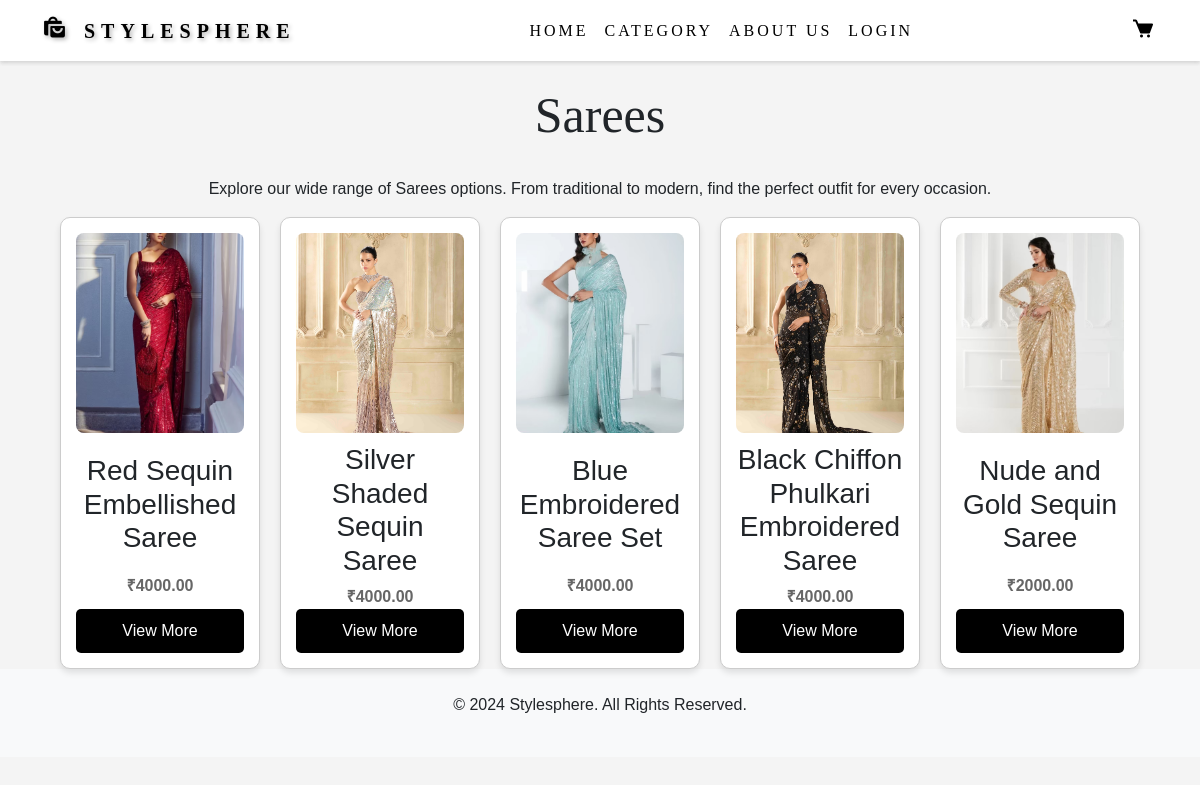
Page /categoryviewpage/4 on the committed database.
### styleapp/models.py (models this page shows, shortened)
class Category(models.Model):
    name = models.CharField(max_length=50, unique=True)
    image = models.ImageField(upload_to='category_images/', null=True, blank=True)

class Clothes(models.Model):
    name = models.CharField(max_length=255)
    description = models.TextField()
    price = models.DecimalField(max_digits=10, decimal_places=2)
    stock = models.IntegerField(default=100)
    category = models.ForeignKey(Category, on_delete=models.CASCADE)
    image = models.ImageField(upload_to='clothes_images/')

### styleapp/views.py (the view)
# urls.py: path('categoryviewpage/<int:a>',views.categoryviewpage,name='categoryviewpage'),
def categoryviewpage(request,a):
    if request.user.is_authenticated:
        current = request.user.id
        user_det = User.objects.get(id=current)
        cate = Category.objects.get(id=a)
        cloth = Clothes.objects.filter(category_id = a)
        return render(request,"categoryview.html",{'category':cate,'User':user_det,'cloths':cloth})
    else:
        cate = Category.objects.get(id=a)
        cloth = Clothes.objects.filter(category_id = a)
        return render(request,"categoryview.html",{'category':cate,'cloths':cloth})

### templates/categoryview.html (shortened to what this page needs)
<!DOCTYPE html>
<html lang="en">
<head>
    {% load static %}
    <link href="https://cdnjs.cloudflare.com/ajax/libs/bootstrap/5.3.0/css/bootstrap.min.css" rel="stylesheet">
    <link href="https://unpkg.com/boxicons@2.1.4/css/boxicons.min.css" rel="stylesheet">
    <link rel="stylesheet" href="{% static 'css/styles.css' %}?v=1.0">
</head>
<body>
    <header class="bg-white shadow-sm">
        <nav class="navbar navbar-expand-lg navbar-light bg-white shadow-sm">
            <div class="container">
                <a href="{% url 'index' %}" class="navbar-brand logo" style="text-decoration: none; color: black; font-size: 20px;">
                    <i class='bx bxs-shopping-bags' style="font-size: 25px;"></i> Stylesphere
                </a>
                <div class="collapse navbar-collapse" id="navbarNav">
                    <ul class="navbar-nav mx-auto">
                        <li class="nav-item"><a href="{% url 'index' %}" class="nav-link" style="color: black;">Home</a></li>
                        <li class="nav-item"><a href="#" class="nav-link" style="color: black;">Category</a></li>
                        <li class="nav-item"><a href="{% url 'about' %}" class="nav-link" style="color: black;">About Us</a></li>
                        <li class="nav-item"><a href="#" class="nav-link" style="color: black;">Login</a></li>
                    </ul>
                    <div class="d-flex">
                        <a href="{% url 'cart_view' %}" class="nav-link" style="color: black; font-size: 1.5em;"><i class="bx bxs-cart"></i></a>
                    </div>
                </div>
            </div>
        </nav>
    </header>
    <div class="categories-header text-center">
        <h2 class="categories-title py-4 font-weight-bold" style="font-family: 'Playfair Display', serif;font-size: 50px;">{{category.name}}</h2>
        <p class="categories-description">Explore our wide range of {{category.name}} options. From traditional to modern, find the perfect outfit for every occasion.</p>
    </div>
    <section class="product-showcase">
        <div class="product-grid">
            {% for c in cloths %}
                <div class="product-card">
                    <img src="{{ c.image.url }}" alt="{{ c.name }}" class="product-image" style="width: 100%; max-width: 600px; height: 400;">
                    <h3>{{ c.name }}</h3>
                    <p class="product-price">₹{{ c.price }}</p>
                    <a href="{% url 'viewmorepage' c.id %}"style="background-color: black; color: white; padding: 10px 20px; text-decoration: none; border-radius: 5px; display: inline-block; text-align: center; font-size: 16px; transition: background-color 0.3s ease;">
                        View More
                      </a>
                </div>
            {% endfor %}
        </div>
    </section>
    <footer class="bg-light text-center py-4">
        <p>&copy; 2024 Stylesphere. All Rights Reserved.</p>
    </footer>
</body>
</html>

### static/css/styles.css (style rules this page uses)
* { margin: 0; padding: 0; box-sizing: border-box; }
body { font-family: Arial, sans-serif; background-color: #f4f4f4; }
header { background-color: rgb(170, 23, 23); color: black; padding: 0px 0; text-align: center; font-family: 'Playfair Display', serif; letter-spacing: 3px; text-transform: uppercase; box-shadow: 0 4px 8px rgba(0, 0, 0, 0.2); }
.logo { font-family: 'Playfair Display', serif; font-size: 50px; font-weight: 700; color: black; letter-spacing: 6px; text-transform: uppercase; text-shadow: 2px 2px 4px rgba(0, 0, 0, 0.3); text-decoration: none; }
.navbar { display: flex; flex-direction: column; align-items: center; padding: 10px; background-color: rgba(0, 0, 0, 0.7); }
.product-grid { display: flex; flex-wrap: wrap; gap: 20px; justify-content: center; }
.product-card { border: 1px solid #ccc; border-radius: 10px; padding: 15px; text-align: center; width: 200px; box-shadow: 0px 4px 6px rgba(0, 0, 0, 0.1); background-color: white; display: flex; flex-direction: column; justify-content: space-between; }
.product-image { width: 100%; height: 200px; object-fit: cover; border-radius: 8px; margin-bottom: 10px; }
.product-price { font-size: 1em; font-weight: bold; color: #666; margin: 0 10px; }

### rows in the picture
Category: name "Sarees"
Clothes: image (picture), name "Red Sequin Embellished Saree", price "4000.00"
Clothes: image (picture), name "Silver Shaded Sequin Saree", price "4000.00"
Clothes: image (picture), name "Blue Embroidered Saree Set", price "4000.00"
Clothes: image (picture), name "Black Chiffon Phulkari Embroidered Saree", price "4000.00"
Clothes: image (picture), name "Nude and Gold Sequin Saree", price "2000.00"
